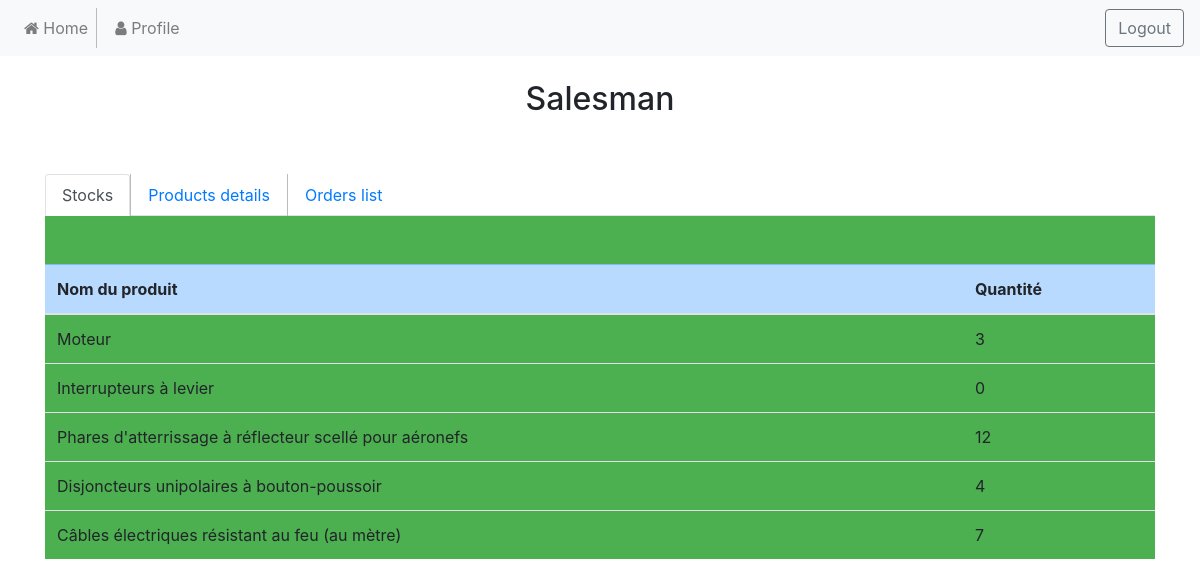
Screenshot of /View/homeSalesman.php with the database file from the repository.
### tables this page shows
CREATE TABLE IF NOT EXISTS `products` (
  `id` int(11) NOT NULL AUTO_INCREMENT,
  `name` varchar(255) NOT NULL,
  `quantity` int(11) NOT NULL,
  `price` double NOT NULL,
  PRIMARY KEY (`id`),
  UNIQUE KEY `name` (`name`)
);

### Model/Auth.php (called while the page is built, shortened)
<?php
class Auth{
	private $host='localhost';
	private $dbname='users';
	private $username='root';
	private $password='';
	protected $db;
	public function getDb(){
		$this->db = null;
		try{
			$this->db = new PDO('mysql:host='.$this->host.':3306;dbname='.$this->dbname.';charset=utf8',$this->username , $this->password);
		}catch(PDOException $e){
			echo 'Erreur : '. $e->getMessage();
		}
	}
	public function getStock(){
		$SQL= "SELECT name,quantity FROM products";
		$result = $this->db->prepare($SQL);
		if($result->execute()){
			return $result;
		}
	}
}

### View/homeSalesman.php (the view, shortened to what this page needs)
<div class="container">
	<br />
	<h2 style="text-align: center">Salesman</h2>
	<br><br>
	<ul class="nav nav-tabs">
		<li class="nav-item">
			<a href="#users" class="nav-link active" data-toggle="tab">Stocks</a>
		</li>
		<li class="nav-item">
			<a href="#products" class="nav-link" data-toggle="tab">Products details</a>
		</li>
		<li class="nav-item">
			<a href="#orders" class="nav-link" data-toggle="tab">Orders list</a>
		</li>
	</ul>
	<div class="tab-content">
		<div class="tab-pane fade show active" id="users">
			<br /><br />
			<table class="table table-hover">
				<thead class="table-primary">
					<tr>
						<th scope="col">Nom du produit</th>
						<th scope="col">Quantité</th>
					</tr>
				</thead>
				<tbody>
					<?= stockTable(); ?>
				</tbody>
			</table>
		</div>
	</div>
	<?php $content = ob_get_clean();
	function stockTable()
	{
		require_once('Model/Auth.php');
		if (!isset($resultUsers) || empty($resultUsers)) {
			$resultUsers = (new Auth())->getStock();
		}
		$product_html = '';
		while ($row = $resultUsers->fetch()) {
			$product_html .= '<tr>';
			$product_html .= '<td>' . $row["name"] . '</td>';
			$product_html .= '<td>' .  $row["quantity"] . '</td>';
			$product_html .= '</tr>';
		}
		return $product_html;
	}
	function orderTable()
	{
		require_once('Model/Auth.php');
		$auth = new Auth();
		if (!isset($resultUsers) || empty($resultUsers)) {
			$resultOrders = $auth->getOrdersList();
		}
		$product_html = '';
		while ($row = $resultOrders->fetch()) {
			$product_html .= '<tr id="' . $row["id"] . '">';
			$product_html .= '<td>' . $row["id"] . '</td>';
			$product_html .= '<td>' . $auth->getProduct($row["product_id"])["name"] . '</td>';
			$product_html .= '<td>' . $row["quantity"] . '</td>';
			$product_html .= '<td>' . $row["status"] . '</td>';
			$product_html .= '</tr>';
		}
		return $product_html;
	}
	function productTable()
	{
		require_once('Model/Auth.php');
		if (!isset($resultUsers) || empty($resultUsers)) {
			$resultProducts = (new Auth())->getProductsList();
		}
		$product_html = '';
		while ($row = $resultProducts->fetch()) {
			$product_html .= '<tr id="' . $row["id"] . '">';
			$product_html .= '<form method="POST" action="Home/ChangeProductPrice"><td><input type="hidden" value="'. $row["name"] .'" name ="productName" id="productName">' . $row["name"] . '</span></td>';
			$product_html .= '<td><input min="1" step="0.01" class="form-control" type="number" id="price" name="price" required value="' .  $row["price"] . '"/></td>';
			$product_html .= '<td><button class="btn btn-outline-primary my-2 my-sm-0 form-inline my-2 my-lg-0" type="submit" >Sauvegarder</button></td></form>';
			$product_html .= '</tr>';
		}
		return $product_html;
	}
	require('View/template.php'); ?>

### View/global.css (style rules this page uses)
li { float: left; border-right:1px solid #bbb; }
li:last-child { border-right: none; }
.active { background-color: #4CAF50; }

### rows the page displays
products: name "Moteur", quantity "3"
products: name "Interrupteurs à levier", quantity "0"
products: name "Phares d'atterrissage à réflecteur scellé pour aéronefs", quantity "12"
products: name "Disjoncteurs unipolaires à bouton-poussoir", quantity "4"
products: name "Câbles électriques résistant au feu (au mètre)", quantity "7"
